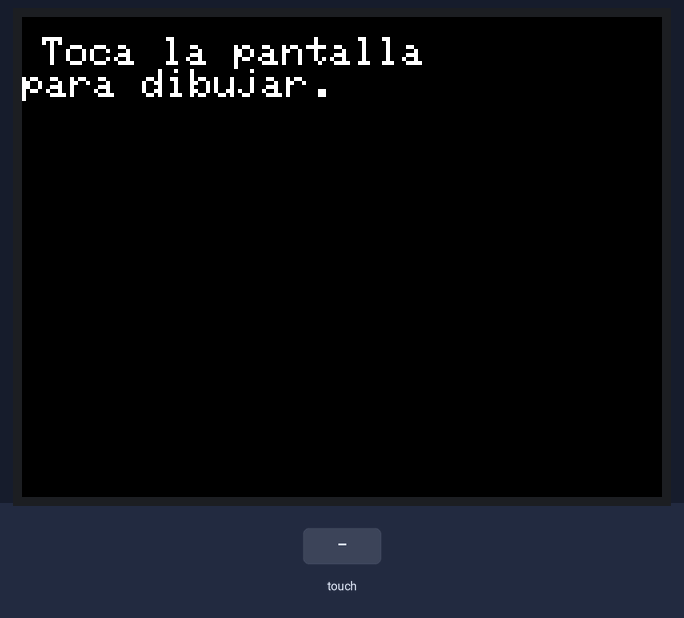
This sketch was run on a simulated ESP32. On the bench: 320×240 colour display. The inputs (shaded band) are chosen by the test bench. What the sketch prints to the serial monitor is not drawn.

Above: at 1.4 s.
1.5 s: screen touched at 13 % across, 10 % down
At 2.1 s:
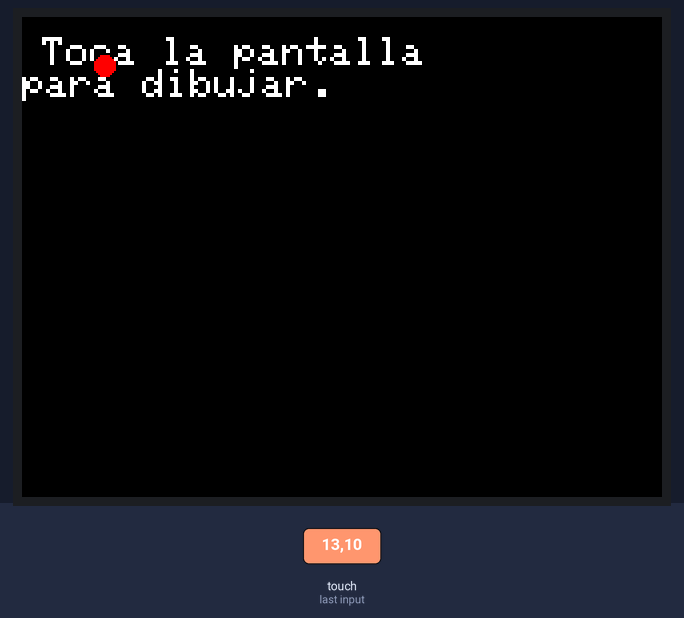
3.0 s: screen touched at 38 % across, 10 % down
At 3.3 s:
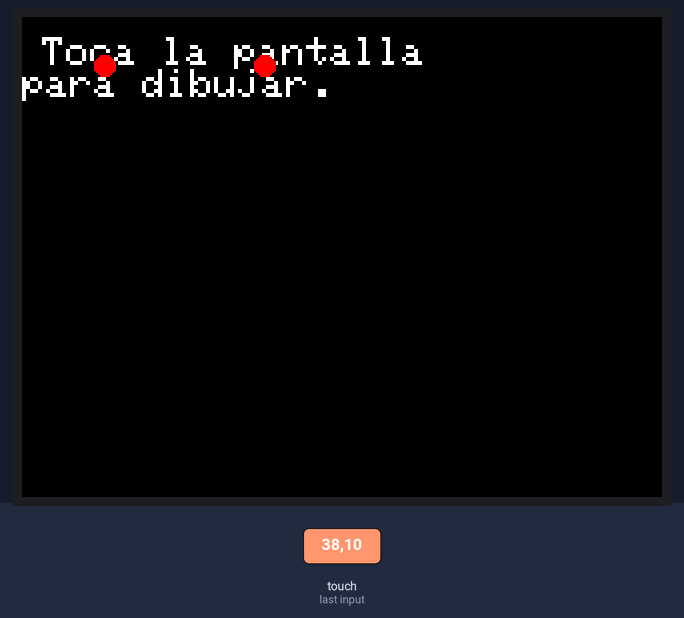
Timing chart, 0 to 6.0 s (numbered marks = the images above; inputs shaded):
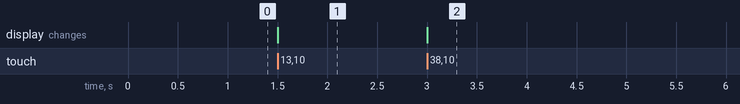

The sketch:

espi_touch.ino
```cpp
// Incluye las librerías necesarias.
// Asegúrate de que TFT_eSPI esté configurada en tu User_Setup.h
#include <SPI.h>
#include <TFT_eSPI.h>

// Crea una única instancia del objeto TFT_eSPI
TFT_eSPI tft = TFT_eSPI();

void setup(void) {
  // Inicializa el puerto serie para la depuración
  Serial.begin(115200);

  // Inicializa la pantalla
  tft.init();

  // Opcional: Establece una rotación de la pantalla (0 a 3)
  tft.setRotation(1);

  // Llena la pantalla con un color de fondo
  tft.fillScreen(TFT_BLACK);

  // Muestra un mensaje en la pantalla
  tft.setTextSize(2);
  tft.setTextColor(TFT_WHITE);
  tft.setCursor(10, 10);
  tft.println("Toca la pantalla");
  tft.println("para dibujar.");
}

void loop() {
  uint16_t x, y; // Variables para almacenar las coordenadas del toque

  // getTouch() retorna 'true' si se detecta un toque.
  // Las coordenadas se guardan en las variables x e y que se pasan por referencia.
  if (tft.getTouch(&x, &y)) {
    // Si se ha tocado la pantalla, dibuja un círculo en esas coordenadas
    tft.fillCircle(x, y, 5, TFT_RED);

    // Opcional: Muestra las coordenadas en el monitor serie para depuración
    Serial.print("Coordenada X: ");
    Serial.print(x);
    Serial.print(", Coordenada Y: ");
    Serial.println(y);
  }
}
```

Measured:
- after the input at 1.5 s, the display: changes at once (image 1)
- after the input at 3.0 s, the display: changes at once (image 2)
